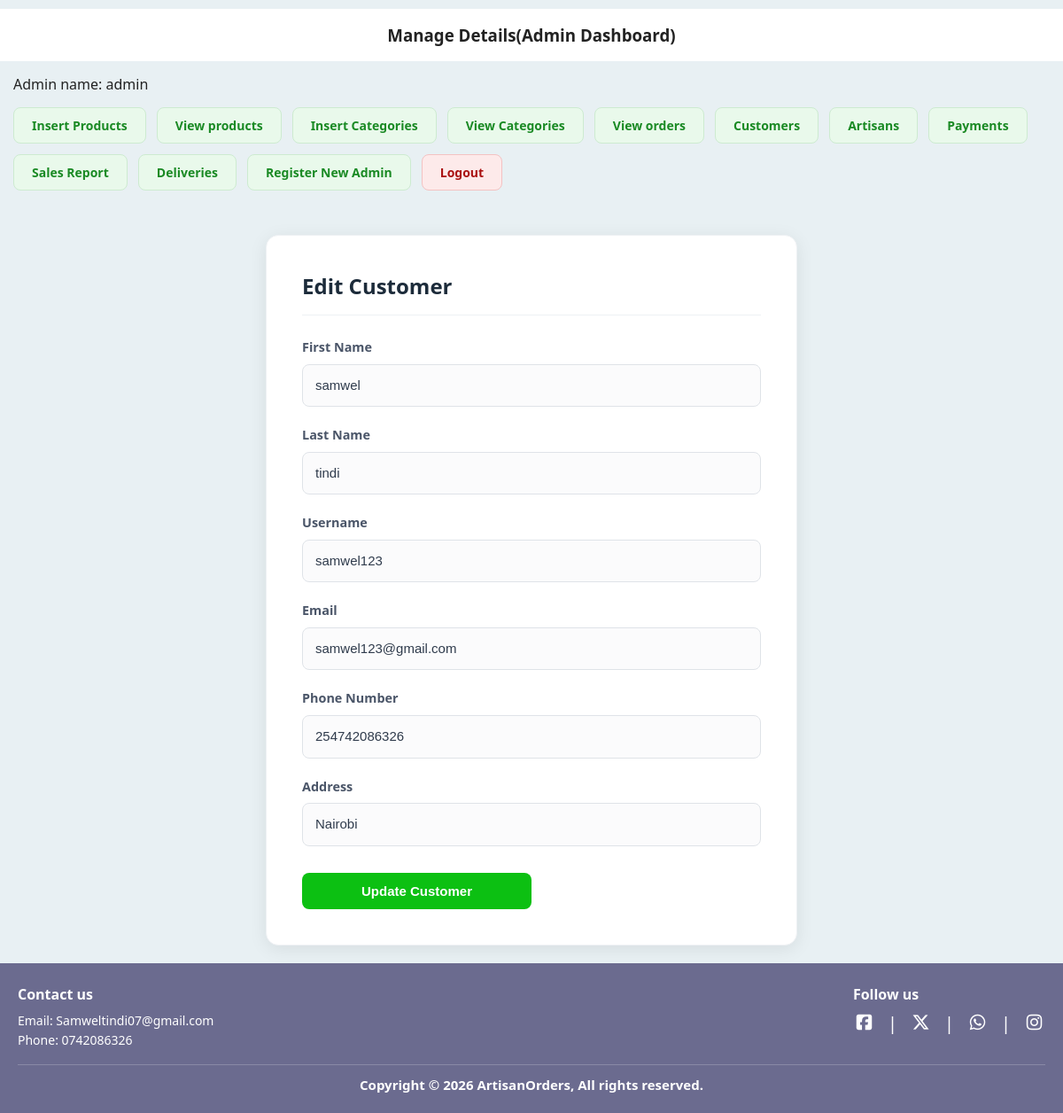
/Admin/index.php?edit_customers=12 (signed in), run on the app's committed database.
### tables this page shows
CREATE TABLE `customers` (
  `customer_id` int(11) NOT NULL,
  `first_name` varchar(100) NOT NULL,
  `last_name` varchar(100) NOT NULL,
  `username` varchar(150) NOT NULL,
  `email` varchar(255) NOT NULL,
  `phone_number` varchar(50) NOT NULL,
  `address` varchar(255) NOT NULL,
  `user_ip` varchar(255) NOT NULL,
  `password` varchar(255) NOT NULL,
  `status` enum('active','suspended') NOT NULL DEFAULT 'active'
);

### Admin/edit_customers.php (the view, shortened to what this page needs)
<?php
if(isset($_GET['edit_customers']))
    {
        $edit_id = (int) $_GET['edit_customers'];
        $get_data ="select * from customers where customer_id=?";
        $stmt = mysqli_prepare($conn,$get_data);
        mysqli_stmt_bind_param($stmt,"i",$edit_id);
        mysqli_stmt_execute($stmt);
        $result = mysqli_stmt_get_result($stmt);
        $row = mysqli_fetch_assoc($result);
        $first_name = $row['first_name'];
        $last_name = $row['last_name'];
        $username = $row['username'];
        $email = $row['email'];
        $phone_number = $row['phone_number'];
        $address = $row['address'];
    }
?>
<div class="products-card">
<h1>Edit Customer</h1>
<form action="" method="post" enctype="multipart/form-data" class="form1">
        <div>
        <label for="first_name" class="form-label">
        First Name
        </label>
        <input type="text" id="first_name" value="<?php echo htmlspecialchars($first_name); ?>" name="first_name" class="form-control" required="required">
        </div>
        <div>
        <label for="last_name" class="form-label">
        Last Name
        </label>
        <input type="text" id="last_name" value="<?php echo htmlspecialchars($last_name); ?>" name="last_name" class="form-control" required="required">
        </div>
        <div>
        <label for="username" class="form-label">
        Username
        </label>
        <input type="text" id="username" value="<?php echo htmlspecialchars($username); ?>" name="username" class="form-control" required="required">
        </div>
        <div>
        <label for="email" class="form-label">
        Email
        </label>
        <input type="email" id="email" value="<?php echo htmlspecialchars($email); ?>" name="email" class="form-control" required="required">
        </div>
        <div>
        <label for="phone_number" class="form-label">
        Phone Number
        </label>
        <input type="text" id="phone_number" value="<?php echo htmlspecialchars($phone_number); ?>" name="phone_number" class="form-control" required="required">
        </div>
        <div>
        <label for="address" class="form-label">
        Address
        </label>
        <input type="text" id="address" value="<?php echo htmlspecialchars($address); ?>" name="address" class="form-control" required="required">
        </div>
    <div>
        <input type="submit" name="edit_customers" value="Update Customer">
    </div>
</form>
</div>

### style.css (style rules this page uses)
:root { --background-green: #60f378; --text-gray: #555; --footer-purple:#6b6b8f; --card-gray: #d9d9d9; --border: #e2e6ea; --navy: #14213d; --navy-soft: #2a3a5c; --teal: #0f8d2e; --teal--tint: #07f6f6; --text-muted: #6b7280; --danger: #c1443a; --teal-dark: #0b6b6d; }
*,*::before, *::after { box-sizing: border-box; margin: 0; padding: 0; }
body { font-family: system-ui, -apple-system, BlinkMacSystemFont,"Segoe UI",Roboto, Arial, Helvetica, sans-serif; background: var(--background-green); background-color: #60f378; color: #222; }

### Admin/index.php (style rules this page uses)
body { background-color: #E8F0F3; }
.form-control { display: block; width: 100%; padding: 0.375rem 0.75rem; font-size: 1rem; font-weight:400px; line-height: 1.5; color: #212529; background-color: #fff; background-clip: padding-box; border: 1px solid #dee2e6; border-radius: 0.375rem; }
.form1 { display: flex; flex-direction: column; gap: 20px; }
.form1 input { width: 100%; padding: 10px; border: 1px solid #ccc; border-radius: 4px; background-color: #f9f9f9; transition: border-color 0.3s ease, box-shadow 0.3s ease; }
.form1 input[type="submit"] { background-color: #09c00f; color: white; border: none; cursor: pointer; transition: background-color 0.3s ease; padding: 10px; width: 50%; align-self: center; }
.form-label { margin-bottom: 0.5rem; font-size: 1rem; font-weight: 400; line-height: 1.5; display: inline-block; }

### Admin/edit_customers.php (style rules this page uses)
.products-card { max-width: 600px; margin: 20px auto; padding: 40px; background: #ffffff; border-radius: 14px; box-shadow: 0 4px 20px rgba(0,0,0,0.08); border: 1px solid #eef1f4; }
.products-card h1 { font-size: 1.5rem; font-weight: 700; color: #1c2b3a; text-align: left; border-bottom: 1px solid #eef1f4; padding-bottom: 16px; margin-bottom: 24px; }
.form1 { display: flex; flex-direction: column; gap: 20px; }
.form-label { margin-bottom: 0.5rem; font-size: 0.9rem; font-weight: 600; color: #4a5568; display: inline-block; }
.form1 input { width: 100%; padding: 12px 14px; border: 1px solid #dfe3e8; border-radius: 8px; background-color: #fbfbfc; color:#2f3b4c; font-size: 15px; }
.form1 input[type="submit"] { background-color: #0cc012; color: white; border: none; cursor: pointer; padding: 12px; width: 50%; align-self: center; border-radius: 8px; font-weight: 600; margin-top: 10px; }

### data on the page
customers: first_name "samwel", last_name "tindi", username "samwel123", email "samwel123@gmail.com", phone_number "254742086326", address "Nairobi"

### other printed values
$_SESSION['username'] "admin"
